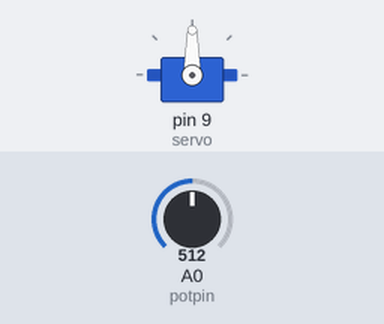
A sketch run on a simulated Arduino Uno, built with avr-gcc and run on an emulated ATmega328P. Shown: servo. The inputs (shaded band) are chosen by the test bench; at power-on: A0 (potpin) = 512.

Above: at 1.2 s.
1.3 s: A0 (potpin) set to 716
At 2.5 s:
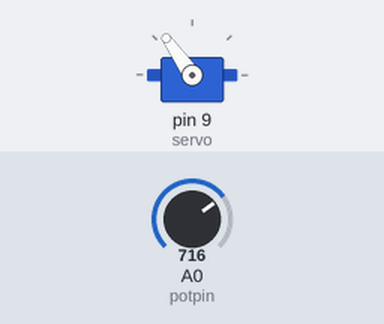
2.8 s: A0 (potpin) set to 900
At 3.5 s:
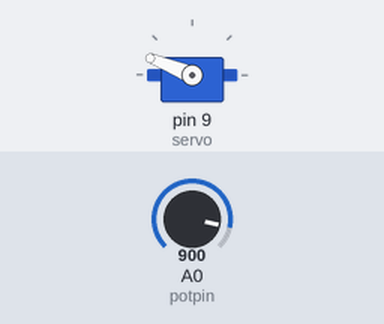
4.3 s: A0 (potpin) set to 1023
At 4.7 s:
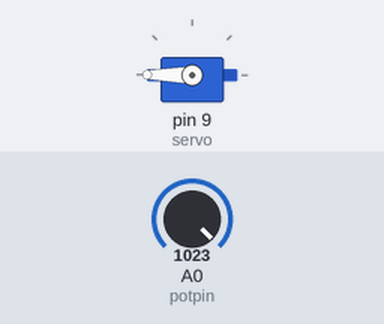
5.8 s: A0 (potpin) set to 306
At 7.0 s:
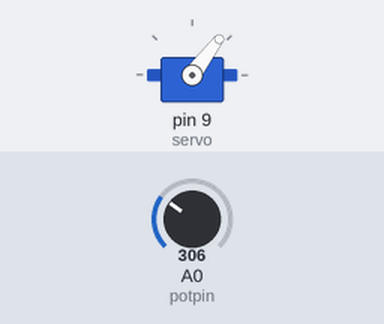
7.3 s: A0 (potpin) set to 122
At 8.1 s:
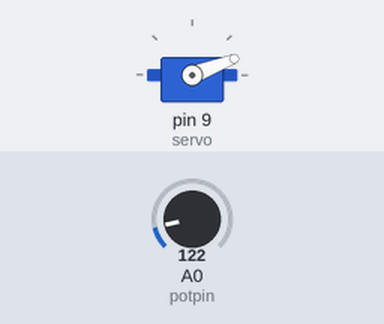
Timing chart, 0 to 9.8 s (numbered marks = the images above; inputs shaded):
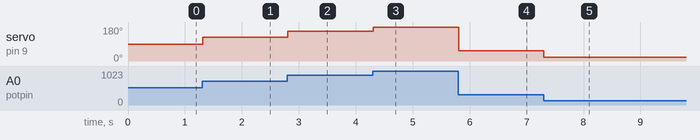

The sketch:

Servo.ino
```cpp
/*Servo motor
Controlling the position of servo motor using a potentiometer and a driving IC */

#include <Servo.h>
   Servo servo; //create servo object to control the servo
   int potpin = 0; //analog pin to connect potentiometer
   int value; //variable to read value from analog pin

void setup() {
   servo.attach(9); //attaches the servo motro on pin 9 of arduino to the servo object
}

void loop() {
   value = analogRead(potpin);//reads value of potentiometer(0 to 1023)
   value = map(value, 0, 1023, 0, 180);//scale it to a value between 0 and 180
   servo.write(value); //sets the servo position accoring to the value
   delay(10);
}
```

Measured:
- after the input at 1.3 s, servo on pin 9 (servo): 90° → 125° at once
- after the input at 2.8 s, servo on pin 9 (servo): 125° → 158° at once
- after the input at 4.3 s, servo on pin 9 (servo): 158° → 180° at once
- after the input at 5.8 s, servo on pin 9 (servo): 180° → 53° at once
- after the input at 7.3 s, servo on pin 9 (servo): 53° → 21° at once
